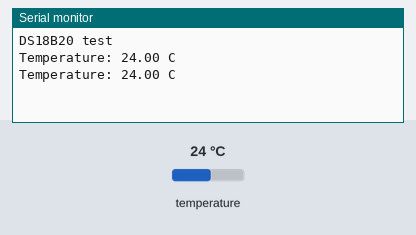
Recording of a sketch running on a simulated Arduino Uno, built with avr-gcc and run on an emulated ATmega328P. On the bench: the last lines printed to the serial monitor. Inputs (shaded band) come from the test bench; at power-on: temperature 24 °C.

Above: at 3.3 s.
3.4 s: temperature set to 12 °C
At 5.4 s:
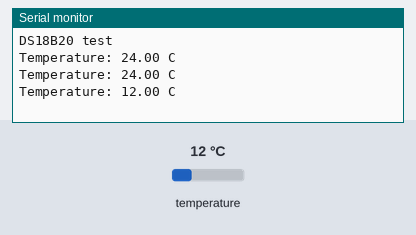
5.9 s: temperature set to 19 °C
At 6.6 s:
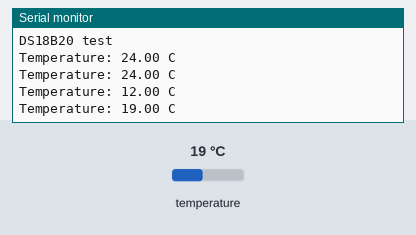
Timing chart, 0 to 8.9 s (numbered marks = the images above; inputs shaded):
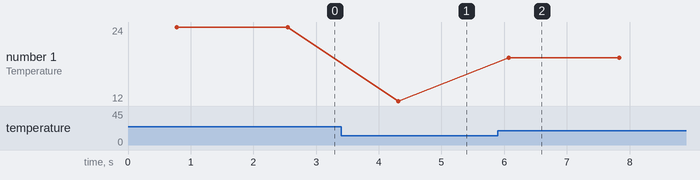

Measured:
- after the input at 3.4 s, the serial monitor: prints a new line after 0.91 s (image 1)
- after the input at 5.9 s, the serial monitor: prints a new line after 0.17 s (image 2)
- plotted number 1: 24 → 12 after the input at 3.4 s, 12 → 19 after the input at 5.9 s

The sketch:

Example_Code.ino
```cpp
/*
  DS18B20 - 1-Wire Digital Temperature Sensor
  -------------------------------------------
  Digital sensor on the Dallas 1-Wire bus. Each sensor has a unique ID,
  so multiple DS18B20s can share a single data pin.

  Libraries required (install via Library Manager):
    - "OneWire" by Paul Stoffregen
    - "DallasTemperature" by Miles Burton

  Wiring (Arduino Uno/Nano/Mega):
    DS18B20 VCC  -> 5V (3.0-5.5V)
    DS18B20 DATA -> D2  (REQUIRED: 4.7k pull-up resistor between DATA and VCC)
    DS18B20 GND  -> GND
    (Waterproof probe version: red=VCC, yellow/blue=DATA, black=GND)

  NOTE: Reference code. The 4.7k pull-up on the data line is mandatory -
  the bus will not work without it.
*/

#include <OneWire.h>
#include <DallasTemperature.h>

#define ONE_WIRE_BUS 2  // Data pin

OneWire oneWire(ONE_WIRE_BUS);
DallasTemperature sensors(&oneWire);

void setup() {
  Serial.begin(9600);
  Serial.println("DS18B20 test");
  sensors.begin();
}

void loop() {
  sensors.requestTemperatures();          // Ask all sensors on the bus
  float tempC = sensors.getTempCByIndex(0); // First sensor

  if (tempC == DEVICE_DISCONNECTED_C) {
    Serial.println("Error: DS18B20 not found - check wiring/pull-up.");
  } else {
    Serial.print("Temperature: ");
    Serial.print(tempC);
    Serial.println(" C");
  }

  delay(1000);
}
```
